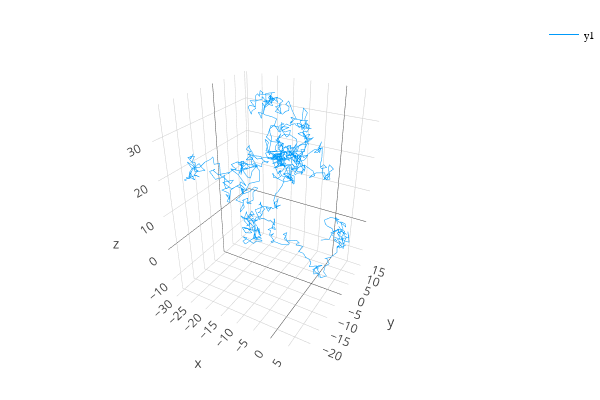

Notebook cell for this chart:
### Code cell
n = 1000
rw() = cumsum(randn(n)) #function for cumulative random values

# x/y/z coordinates
x = rw() 
y = rw()
z = rw()

plot(x,y,z)

### Figure 1 — Plotly figure (JSON) as saved in the notebook; plotly's stock layout.template omitted (floating-point values rounded to 4 significant figures; data arrays with more than 128 entries replaced by an {"elided": "..."} marker saying what was removed)
{"data": [{"colorbar": {"title": ""}, "line": {"color": "rgba(0, 154, 250, 1.000)", "dash": "solid", "shape": "linear", "width": 1}, "mode": "lines", "name": "y1", "showlegend": true, "type": "scatter3d", "x": {"elided": "1000 float values"}, "xaxis": "x1", "y": {"elided": "1000 float values"}, "yaxis": "y1", "z": {"elided": "1000 float values"}}], "layout": {"annotations": [], "height": 400, "legend": {"bgcolor": "rgba(255, 255, 255, 1.000)", "bordercolor": "rgba(0, 0, 0, 1.000)", "font": {"color": "rgba(0, 0, 0, 1.000)", "family": "sans-serif", "size": 11}, "x": 1, "y": 1}, "margin": {"b": 20, "l": 0, "r": 0, "t": 20}, "paper_bgcolor": "rgba(255, 255, 255, 1.000)", "plot_bgcolor": "rgba(255, 255, 255, 1.000)", "scene": {"camera": {"eye": {"x": 1.126, "y": -1.95, "z": 1.3}}, "xaxis1": {"anchor": "y1", "domain": [0.05101, 0.9934], "gridcolor": "rgba(0, 0, 0, 0.100)", "gridwidth": 0.5, "linecolor": "rgba(0, 0, 0, 1.000)", "mirror": false, "range": [-29.47, 8.117], "showgrid": true, "showline": true, "showticklabels": true, "tickangle": 0, "tickcolor": "rgb(0, 0, 0)", "tickfont": {"color": "rgba(0, 0, 0, 1.000)", "family": "sans-serif", "size": 11}, "tickmode": "array", "ticks": "inside", "ticktext": ["-25", "-20", "-15", "-10", "-5", "0", "5"], "tickvals": [-25, -20, -15, -10, -5, 0, 5], "title": "", "titlefont": {"color": "rgba(0, 0, 0, 1.000)", "family": "sans-serif", "size": 15}, "type": "-", "visible": true, "zeroline": false, "zerolinecolor": "rgba(0, 0, 0, 1.000)"}, "yaxis1": {"anchor": "x1", "domain": [0.03762, 0.9902], "gridcolor": "rgba(0, 0, 0, 0.100)", "gridwidth": 0.5, "linecolor": "rgba(0, 0, 0, 1.000)", "mirror": false, "range": [-22.23, 13.97], "showgrid": true, "showline": true, "showticklabels": true, "tickangle": 0, "tickcolor": "rgb(0, 0, 0)", "tickfont": {"color": "rgba(0, 0, 0, 1.000)", "family": "sans-serif", "size": 11}, "tickmode": "array", "ticks": "inside", "ticktext": ["-20", "-10", "0", "10"], "tickvals": [-20, -10, 0, 10], "title": "", "titlefont": {"color": "rgba(0, 0, 0, 1.000)", "family": "sans-serif", "size": 15}, "type": "-", "visible": true, "zeroline": false, "zerolinecolor": "rgba(0, 0, 0, 1.000)"}, "zaxis1": {"gridcolor": "rgba(0, 0, 0, 0.100)", "gridwidth": 0.5, "linecolor": "rgba(0, 0, 0, 1.000)", "mirror": false, "range": [-14.11, 36.13], "showgrid": true, "showline": true, "showticklabels": true, "tickangle": 0, "tickcolor": "rgb(0, 0, 0)", "tickfont": {"color": "rgba(0, 0, 0, 1.000)", "family": "sans-serif", "size": 11}, "tickmode": "array", "ticks": "inside", "ticktext": ["-10", "0", "10", "20", "30"], "tickvals": [-10, 0, 10, 20, 30], "title": "", "titlefont": {"color": "rgba(0, 0, 0, 1.000)", "family": "sans-serif", "size": 15}, "type": "-", "visible": true, "zeroline": false, "zerolinecolor": "rgba(0, 0, 0, 1.000)"}}, "showlegend": true, "width": 600}}
